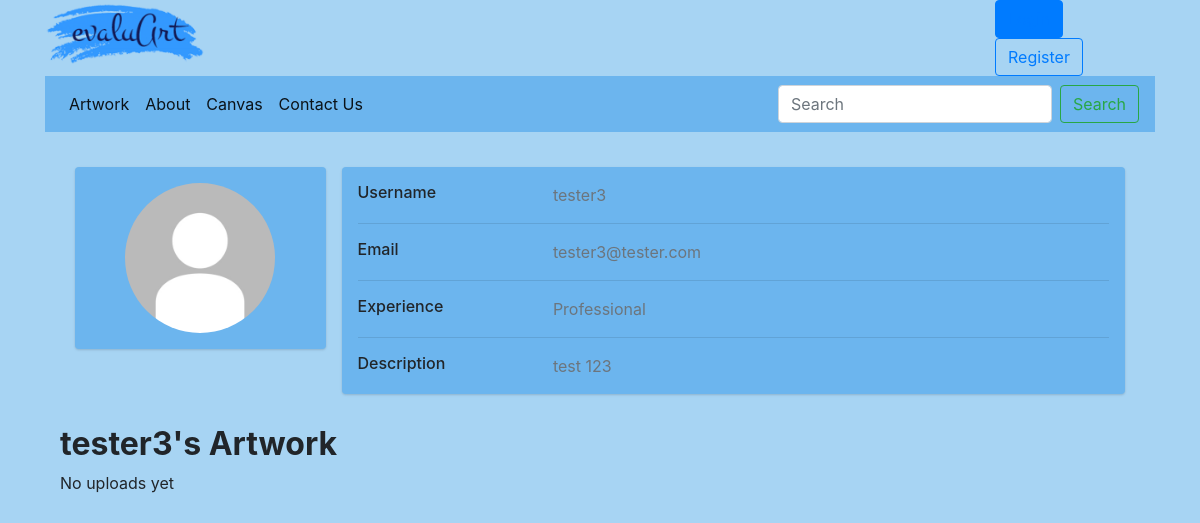
The page /evaluArt/user/tester3/ on the database as committed earlier.
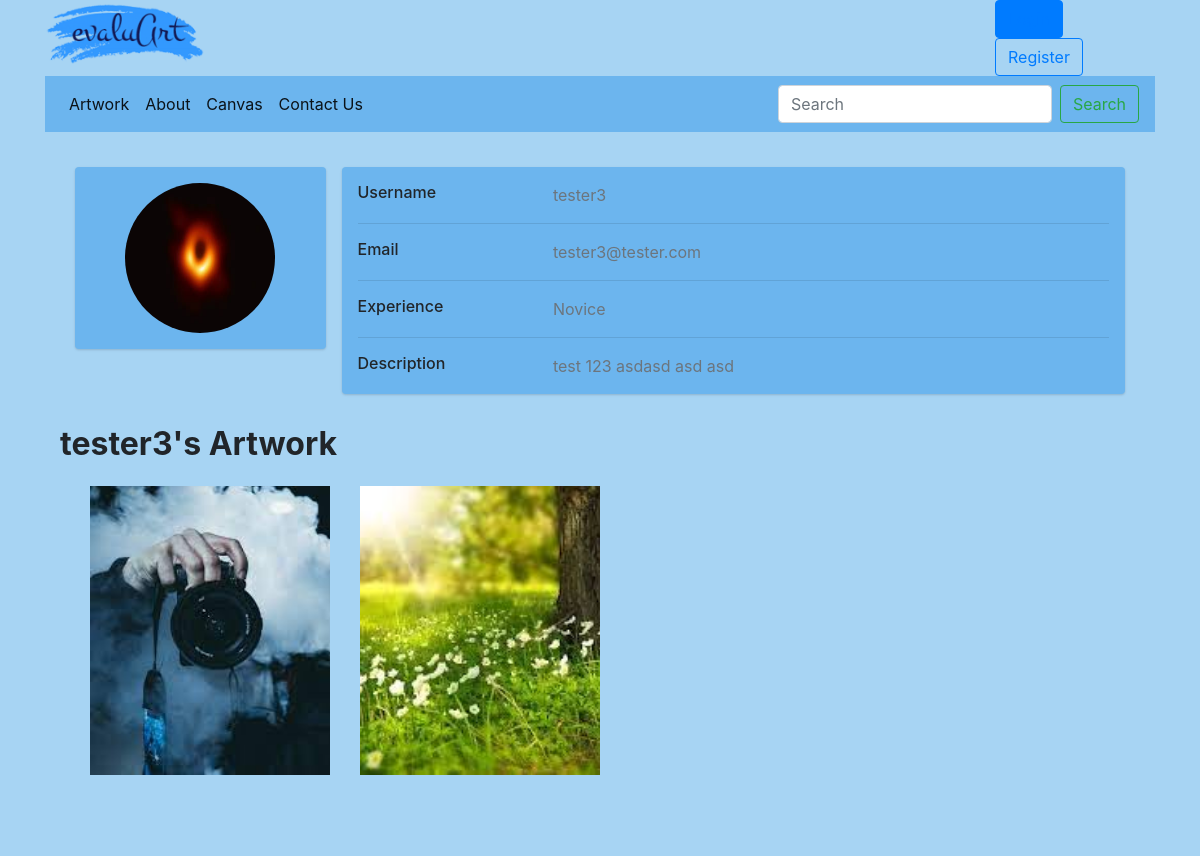
The same page on the database as committed later.
### evaluArt/models.py (models this page shows, shortened)
class UserProfile(models.Model):
    user = models.OneToOneField(User, on_delete=models.CASCADE)
    experience = models.CharField(max_length=12, choices=EXPERIENCE, default='1')
    picture = models.ImageField(upload_to='profile_images', default='default/default.jpg', blank=True)
    description = models.TextField(editable = True, blank = True)

class Artwork(models.Model):
    picture = models.ImageField(upload_to='user/%Y/%m/%d/', default='default/default.jpg', blank=True)
    description = models.TextField(max_length=300)
    date_posted = models.DateTimeField(auto_now_add=True)
    user = models.ForeignKey(UserProfile, on_delete=models.CASCADE)
    category = models.ForeignKey(Category, on_delete=models.CASCADE)

### evaluArt/views.py (the view)
# urls.py: path('user/<str:username>/', views.show_account, name='show_account'),
def show_account(request, username):
    context_dict = {}
    context_dict['show_user'] = User.objects.get(username = username)
    context_dict['profile'] = UserProfile.objects.filter(user = context_dict['show_user'])[0]
    context_dict['artwork'] = Artwork.objects.filter(user = context_dict['profile'])
    context_dict['comments'] = Comments.objects.filter(artwork = context_dict['artwork'])
    return render(request, 'evaluArt/show_account.html', context=context_dict)

### templates/evaluArt/show_account.html (shortened to what this page needs)
{% extends 'evaluArt/base.html' %}
{% load staticfiles %}
{% block header_block %}
    <link rel="stylesheet" type="text/css" href="{% static 'css/my_account.css' %}?{% now 'U' %}">
{% endblock %}
{% block content_block %}
    <div class="container">
        <div class="main-body">
              <div class="row gutters-sm">
                <div class="col-md-3 mb-3">
                  <div class="card">
                    <div class="card-body">
                      <div class="d-flex flex-column align-items-center text-center">
                        <img id="profile_picture" src={{ profile.picture.url }} alt="profile picture">
                      </div>
                    </div>
                  </div>
                </div>
                <div class="col-md-9">
                    <div class="card mb-3">
                        <div class="card-body">
                            <div class="row">
                                <div class="col-sm-3">
                                <h6 class="mb-0">Username</h6>
                                </div>
                                <div class="col-sm-9 text-secondary">
                                {{ show_user.username }}
                                </div>
                            </div>
                            <hr>
                            <div class="row">
                                <div class="col-sm-3">
                                <h6 class="mb-0">Email</h6>
                                </div>
                                <div class="col-sm-9 text-secondary">
                                {{ show_user.email }}
                                </div>
                            </div>
                            <hr>
                            <div class="row">
                                <div class="col-sm-3">
                                <h6 class="mb-0">Experience</h6>
                                </div>
                                <div class="col-sm-9 text-secondary">
                                    {% if profile.experience == "0" %}
                                        Beginner
                                    {% elif profile.experience == "1" %}
                                        Novice
                                    {% elif profile.experience == "2" %}
                                        Expert
                                    {% elif profile.experience == "3" %}
                                        Professional
                                    {% endif %}
                                </div>
                            </div>
                            <hr>
                            <div class="row">
                                <div class="col-sm-3">
                                <h6 class="mb-0">Description</h6>
                                </div>
                                <div class="col-sm-9 text-secondary">
                                    {{ profile.description }}
                                </div>
                            </div>
                        </div>
                    </div>
                </div>
            </div>
        </div>
    </div>
    <div class="container">
        <h2><strong>{{ show_user.username }}'s Artwork </strong></h2>
        <div class="container">
            <div class="row">
                {% if not artwork.all %}
                    No uploads yet
                {% else  %}
                    {% for a in artwork %}
                        <div class="col-lg-3 col-md-6 col-sm-12 col-xs-12">
                            <a href="{% url 'evaluArt:show_artwork' a.pk %}"><img class="pic left-block img-responsive" src={{ a.picture.url }}/></a>
                        </div>
                    {% endfor %}
                {% endif %}
            </div>
        </div>
    </div>
{% endblock %}

### templates/evaluArt/base.html (shortened to what this page needs)
<!DOCTYPE html>
{% load staticfiles %}
<html>
    <head lang = "en">
        <link rel="stylesheet" href="https://stackpath.bootstrapcdn.com/bootstrap/4.4.1/css/bootstrap.min.css"
>
        <link rel="stylesheet" type="text/css" href="{% static 'css/base.css' %}?{% now 'U' %}">
        {% block header_block %}
        {% endblock %}
    </head>
    <body>
        <div class="container">
            <div class="row">
                <div class="col-sm-2">
                    <a href={% url 'evaluArt:artwork_list' %} class="home">
                        <img id = "logo" class = "img-responsive" width="100%" src="{% static 'images/logo2.png' %}" alt="logo" />
                    </a>
                </div>
                <div class="col-sm-8">
                </div>
                <div class="col-sm-2">
                    {% if user.is_authenticated %}
                    Logged in as, <a href={% url 'evaluArt:my_account' %}>{{ user.username }}</a><br>
                    <button type="button" class="btn btn-outline-primary"><a href={% url 'evaluArt:logout' %}>Sign Out</a></button>
                    {% else %}
                    <button type="button" id="login" class="btn btn-primary"}><a href={% url 'evaluArt:login' %}>Login</a></button>
                    <button type="button" class="btn btn-outline-primary"><a href={% url 'evaluArt:register' %}>Register</a></button>
                    {% endif %}
                </div>
            </div>
        </div>
        <div class="container">
            <nav class="navbar navbar-expand-lg navbar-light">
                <div class="collapse navbar-collapse" id="navbarSupportedContent">
                  <ul class="navbar-nav mr-auto">
                    <li class="nav-item active">
                      <a class="nav-link" href={% url 'evaluArt:artwork_list' %}>
                        Artwork
                    </li>
                    <li class="nav-item active">
                      <a class="nav-link" href={% url 'evaluArt:about' %}>About</a>
                    </li>
                    <li class="nav-item active">
                      <a class="nav-link" href={% url 'evaluArt:canvas' %}>Canvas</a>
                    </li>
                    <li class="nav-item active">
                      <a class="nav-link" href={% url 'evaluArt:contact_us' %}>Contact Us</a>
                    </li>
                  </ul>
                  <form class="form-inline my-2 my-lg-0">
                    <input class="form-control mr-sm-2" type="search" placeholder="Search" aria-label="Search">
                    <button class="btn btn-outline-success my-2 my-sm-0" type="submit">Search</button>
                  </form>
                </div>
              </nav>
        </div>
        <div class = "container">
            {% block content_block %}
            {% endblock %}
        </div>
    </body>
</html>

### static/css/base.css (style rules this page uses)
body { background-color: #a7d4f3; }
div.container { background-color: #a7d4f3; }
nav { background-color: #6cb5ee; }

### static/css/my_account.css (style rules this page uses)
.main-body { padding: 15px; }
.card { box-shadow: 0 1px 3px 0 rgba(0,0,0,.1), 0 1px 2px 0 rgba(0,0,0,.06); }
.card { position: relative; display: flex; flex-direction: column; min-width: 0; word-wrap: break-word; background-color: #6cb5ee; background-clip: border-box; border: 0 solid rgba(0,0,0,.125); border-radius: .25rem; }
img#profile_picture { background-size: cover; border-radius:50% 50% 50% 50%; width: 150px; height:150px; }
.card-body { flex: 1 1 auto; min-height: 1px; padding: 1rem; }
.gutters-sm { margin-top: 20px; margin-right: -8px; margin-left: -8px; }
.gutters-sm>.col, .gutters-sm>[class*=col-] { padding-right: 8px; padding-left: 8px; }
.mb-3, .my-3 { margin-bottom: 1rem!important; }
.pic { object-fit: cover; margin: 15px; width: 100%; height: 75%; }

Rows that differ between the two databases and show on the page:
changed UserProfile: picture: picture added in place of a placeholder; description "test 123" → "test 123 asdasd asd asd"
added Artwork: picture (picture)
added Artwork: picture (picture)
Other text that changed with them:
text no longer shown: "Professional No uploads yet"
text now shown: "Novice"
